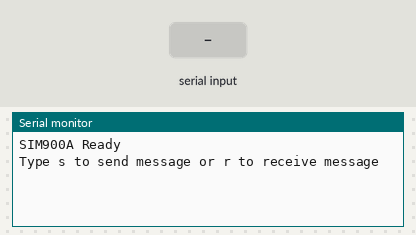
A sketch run on a simulated Arduino Uno, built with avr-gcc and run on an emulated ATmega328P. On the bench: the last lines printed to the serial monitor. Inputs (shaded band) come from the test bench. The modem accepts every AT command (registered, SIM ready, sends succeed) and sends nothing else.

Above: at 1.3 s.
1.4 s: "send location" received over Serial
At 2.2 s:
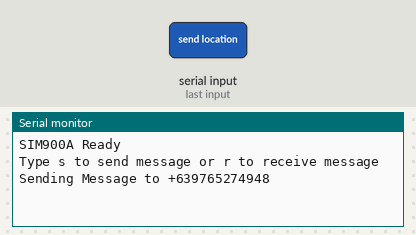
At 5.6 s:
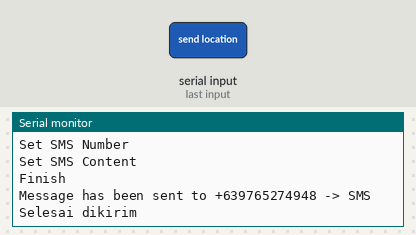

Measured:
- after the input at 1.4 s, the serial monitor: prints a new line at once (image 1)

The sketch:

GSM_Test.ino
```cpp
#include <SoftwareSerial.h>

SoftwareSerial SIM900A(10, 11);
String mobileNumbers[] = {"+639765274948", "+639941722189"}; // Array of mobile phone numbers to send messages
int numberOfNumbers = 2; // Number of phone numbers in the array

void setup() {
  SIM900A.begin(9600);  // Setting the baud rate of GSM Module
  Serial.begin(9600);   // Setting the baud rate of Serial Monitor (Arduino)
  Serial.println("SIM900A Ready");
  delay(100);
  Serial.println("Type s to send message or r to receive message");
}

void loop() {
  if (Serial.available() > 0)
    switch (Serial.read()) {
      case 's':
        SendMessage();
        break;
    }

  if (SIM900A.available() > 0) {
    String message = SIM900A.readString();
    message.trim();
    message.toLowerCase();
    if (message == "send location") {
      SendResponse("okay");
    }
    Serial.write(message.c_str());
  }
}

void SendMessage() {
  for (int i = 0; i < numberOfNumbers; i++) {
    Serial.println("Sending Message to " + mobileNumbers[i]);
    SIM900A.println("AT+CMGF=1");    // Sets the GSM Module in Text Mode
    delay(1000);
    Serial.println("Set SMS Number");
    SIM900A.println("AT+CMGS=\"" + mobileNumbers[i] + "\"\r"); // Use the variable for the mobile number
    delay(1000);
    Serial.println("Set SMS Content");
    SIM900A.println("Bruh"); // Message content
    delay(100);
    Serial.println("Finish");
    SIM900A.println((char)26); // ASCII code of CTRL+Z
    delay(1000);
    Serial.println("Message has been sent to " + mobileNumbers[i] + " -> SMS Selesai dikirim");
    delay(30000);
  }
}

void SendResponse(String response) {
  SIM900A.println("AT+CMGF=1");    // Sets the GSM Module in Text Mode
  delay(1000);
  SIM900A.println("AT+CMGS=\"" + mobileNumbers[0] + "\"\r"); // Send response to the first number in the array
  delay(1000);
  SIM900A.println(response); // Response content
  delay(100);
  SIM900A.println((char)26); // ASCII code of CTRL+Z
  delay(1000);
  Serial.println("Response sent: " + response);
}
```
